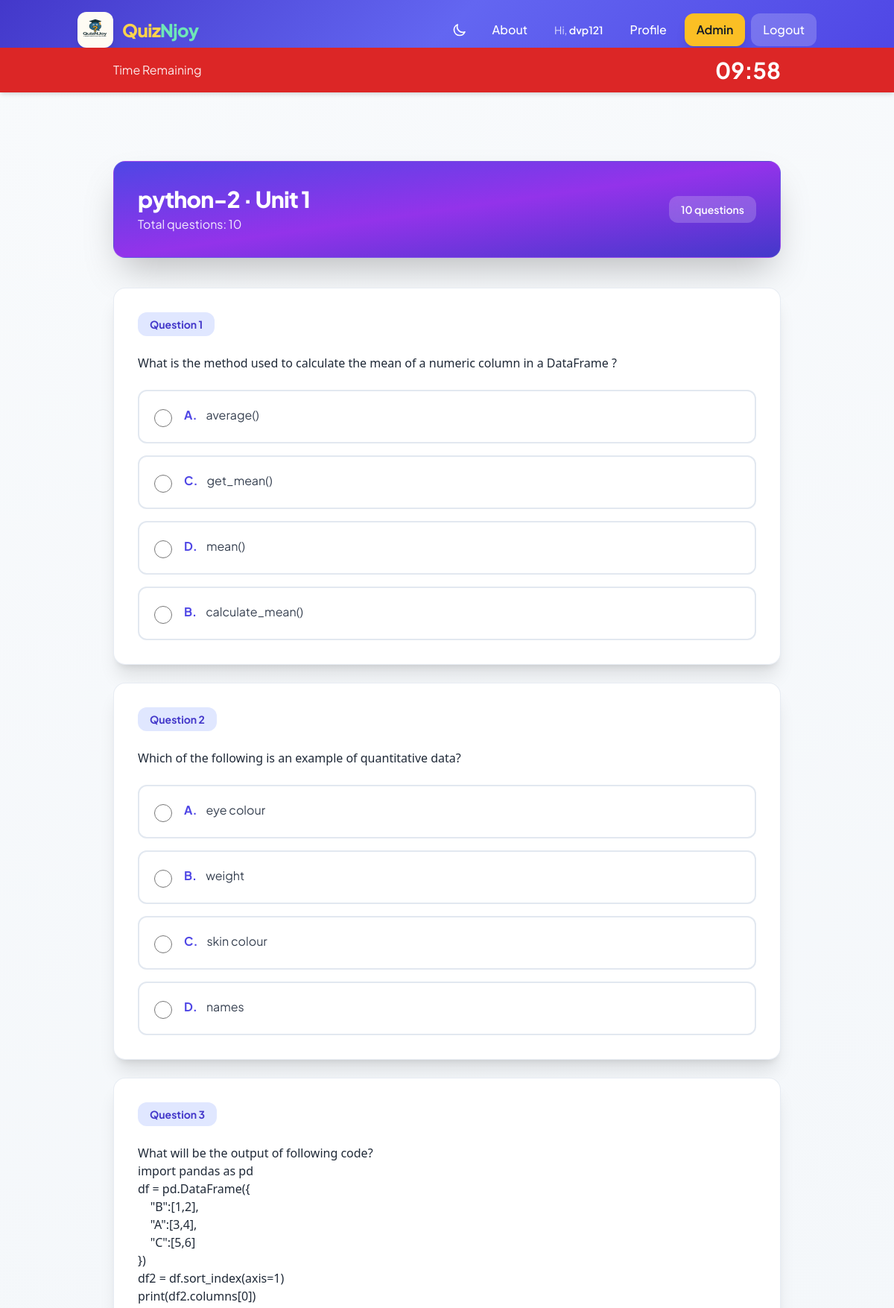
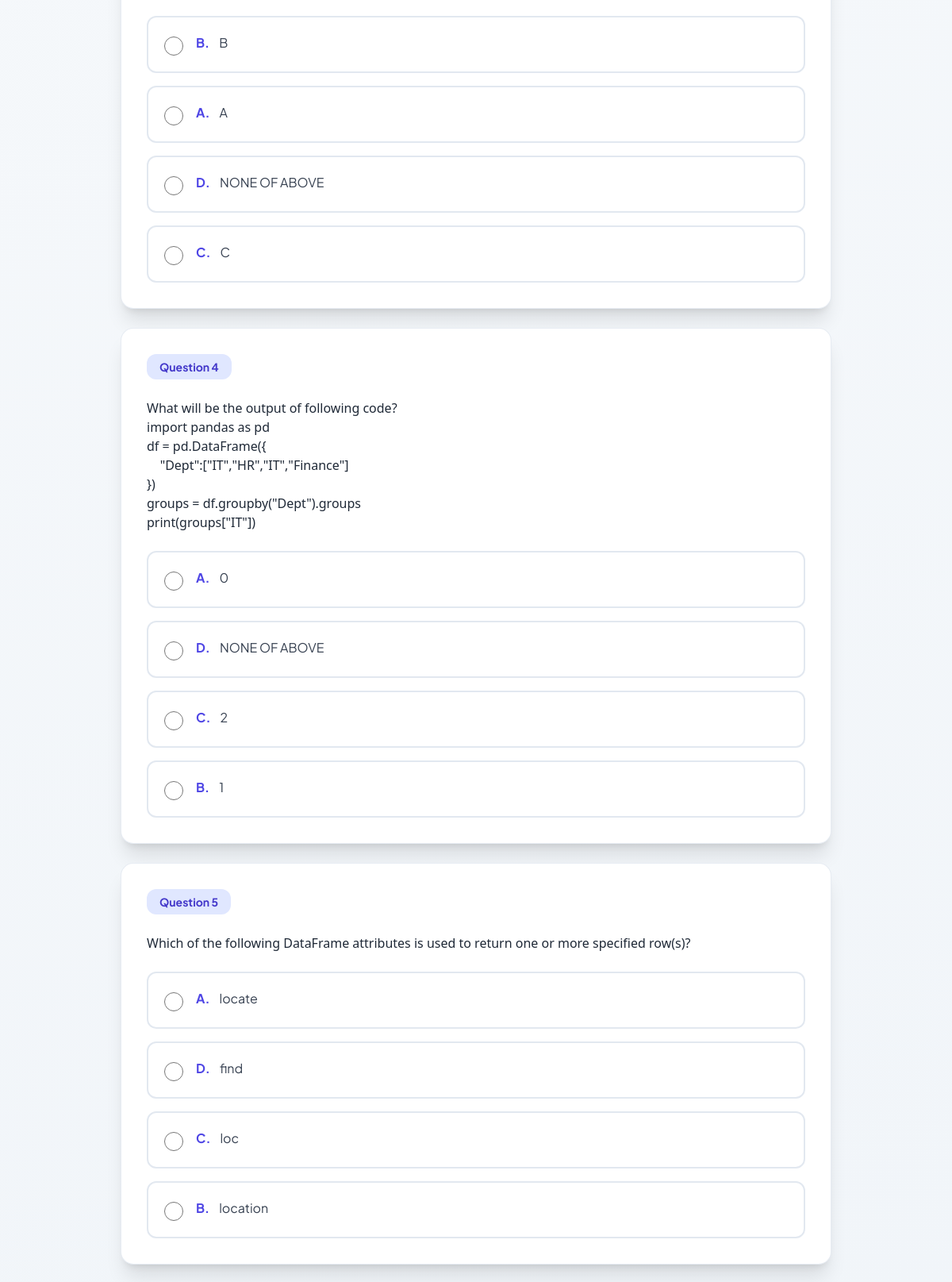
/quiz/subject/16/unit/1/quiz/?mode=random (signed in, upper part), run on the app's committed database (2 pictures, top to bottom).
### semesters/models.py (models this page shows, shortened)
class Subject(models.Model):
    semester = models.ForeignKey(Semester, on_delete=models.CASCADE, related_name='subjects')
    name = models.CharField(max_length=200)
    code = models.CharField(max_length=20, blank=True)
    created_at = models.DateTimeField(auto_now_add=True)
    class Meta:
        ordering = ['semester', 'name']
        unique_together = ['semester', 'name']

class Question(models.Model):
    subject = models.ForeignKey(Subject, on_delete=models.CASCADE, related_name='questions')
    unit = models.IntegerField()
    question_text = models.TextField()
    question_image = models.ImageField(upload_to='question_images/', blank=True, null=True)
    option_a = models.CharField(max_length=500)
    option_b = models.CharField(max_length=500)
    option_c = models.CharField(max_length=500)
    option_d = models.CharField(max_length=500)
    correct_answer = models.CharField(max_length=1, choices=[
        ('A', 'Option A'),
        ('B', 'Option B'),
        ('C', 'Option C'),
        ('D', 'Option D'),
    ])
    explanation = models.TextField(blank=True, help_text='Detailed explanation shown after quiz')
    hint = models.TextField(blank=True, help_text='Optional hint (e.g. step 1)')
    difficulty = models.CharField(max_length=10, choices=DIFFICULTY_CHOICES, default='medium', blank=True)
    tags = models.CharField(max_length=255, blank=True, help_text='Comma-separated: e.g. pandas, numpy')
    status = models.CharField(max_length=20, choices=STATUS_CHOICES, default='published')
    added_by = models.CharField(max_length=100, blank=True)
    verified_by = models.CharField(max_length=100, blank=True)
    created_at = models.DateTimeField(auto_now_add=True)
    updated_at = models.DateTimeField(auto_now=True)
    class Meta:
        ordering = ['subject', 'unit', 'created_at']

### quiz/views.py (the view, shortened to what this page needs)
# urls.py: path('subject/<int:subject_id>/unit/<int:unit>/quiz/', views.take_quiz, name='take_quiz'),
@login_required
def take_quiz(request, subject_id, unit):
    subject = get_object_or_404(Subject, id=subject_id)
    quiz_mode = request.GET.get('mode', 'random')  # Get mode from URL parameter
    continue_quiz = request.GET.get('continue', 'false') == 'true'
    if continue_quiz:
        session_key = f'random_quiz_{subject_id}_{unit}'
        if session_key not in request.session or 'quiz_questions' not in request.session:
            messages.info(request, 'This quiz has already been completed. Starting a new quiz.')
            return redirect('quiz:select_mode', subject_id=subject_id, unit=unit)
    all_questions = list(Question.objects.filter(subject=subject, unit=unit, status='published'))
    if not all_questions:
        messages.error(request, 'No questions available for this unit.')
        return redirect('quiz:select_unit', subject_id=subject_id)
    session_key = f'practice_all_shown_{subject_id}_{unit}'
    if quiz_mode == 'practice_all':
        shown_question_ids = request.session.get(session_key, [])
        available_questions = [q for q in all_questions if q.id not in shown_question_ids]
        if not available_questions:
            messages.info(request, 'You have completed all questions! Starting fresh...')
            request.session[session_key] = []
            available_questions = all_questions
        if len(available_questions) <= 10:
            quiz_questions = available_questions
        else:
            quiz_questions = random.sample(available_questions, 10)
        shown_question_ids.extend([q.id for q in quiz_questions])
        request.session[session_key] = shown_question_ids
        remaining = len(all_questions) - len(shown_question_ids)
        if remaining > 0:
            messages.info(request, f'Practice All Mode: {remaining} questions remaining in this unit.')
        else:
            messages.success(request, 'You have completed all questions in this unit!')
    else:
        session_key = f'random_quiz_{subject_id}_{unit}'
        continue_quiz = request.GET.get('continue', 'false') == 'true'
        has_existing_session = session_key in request.session and 'quiz_questions' in request.session
        if not has_existing_session:
            if len(all_questions) < 10:
                messages.warning(request, f'Only {len(all_questions)} questions available for this unit.')
                quiz_questions = all_questions
            else:
                quiz_questions = random.sample(all_questions, 10)
            request.session[session_key] = {
                'start_time': time.time()
            }
    request.session['quiz_questions'] = [q.id for q in quiz_questions]
    request.session['subject_id'] = subject_id
    request.session['unit'] = unit
    request.session['quiz_mode'] = quiz_mode
    questions_with_order = []
    for q in quiz_questions:
        order = random.sample(['A', 'B', 'C', 'D'], 4)
        options = [{'letter': L, 'text': getattr(q, f'option_{L.lower()}')} for L in order]
        questions_with_order.append({'question': q, 'options': options})
    remaining_time = None
    if quiz_mode == 'random':
        session_key = f'random_quiz_{subject_id}_{unit}'
        if session_key in request.session:
            quiz_data = request.session[session_key]
            start_time = quiz_data.get('start_time')
            if start_time:
                elapsed_time = time.time() - start_time
                remaining_time = max(0, int(600 - elapsed_time))
    return render(request, 'quiz/take_quiz.html', {
        'subject': subject,
        'unit': unit,
        'questions': quiz_questions,
        'questions_with_order': questions_with_order,
        'quiz_mode': quiz_mode,
        'remaining_time': remaining_time
    })

### templates/quiz/take_quiz.html (shortened to what this page needs)
{% extends 'base.html' %}
{% block content %}
{% if quiz_mode == 'random' %}
<div id="timer-container">
    <div class="max-w-4xl mx-auto flex items-center justify-between">
        <div class="text-sm md:text-base opacity-90">Time Remaining</div>
        <div id="timer" class="text-xl md:text-3xl font-bold">10:00</div>
    </div>
</div>
<div class="h-20 md:h-24"></div>
{% endif %}
<div class="max-w-4xl mx-auto">
    <div class="bg-gradient-to-br from-indigo-600 via-purple-600 to-indigo-700 text-white rounded-2xl shadow-2xl p-6 md:p-8 mb-6 md:mb-10 border border-white/10">
        <div class="flex flex-col md:flex-row md:items-center md:justify-between">
            <div>
                <h1 class="text-2xl md:text-3xl font-extrabold mb-1 tracking-tight">{{ subject.name }} · Unit {{ unit }}</h1>
                <p class="text-white/90 text-sm md:text-base">Total questions: {{ questions|length }}</p>
            </div>
            <div class="mt-4 md:mt-0 flex items-center gap-2">
                <span class="bg-white/20 backdrop-blur px-4 py-2 rounded-xl text-sm font-semibold">{{ questions|length }} questions</span>
            </div>
        </div>
    </div>
    <form method="post" action="{% url 'quiz:submit_quiz' %}" id="quiz-form" class="space-y-4 md:space-y-6">
        {% for item in questions_with_order %}
            {% with question=item.question %}
            <div class="bg-white rounded-2xl shadow-xl border border-slate-200/80 p-6 md:p-8 mb-6 overflow-hidden">
                <div class="mb-4 md:mb-6">
                    <span class="inline-flex items-center gap-1.5 bg-indigo-100 text-indigo-700 px-4 py-1.5 rounded-xl text-xs md:text-sm font-bold">
                        Question {{ forloop.counter }}
                    </span>
                </div>
                <div class="text-base md:text-lg text-gray-800 mb-4 md:mb-6">
                    <div class="math-render font-sans text-sm md:text-base">{{ question.question_text }}</div>
                </div>
                <div class="space-y-3 md:space-y-4">
                    {% for opt in item.options %}
                    <label class="flex items-start p-4 md:p-5 border-2 border-slate-200 dark:border-slate-600 rounded-xl cursor-pointer hover:border-indigo-400 hover:bg-indigo-50/50 dark:hover:bg-slate-700/50 transition duration-200 active:bg-indigo-100 has-[:checked]:border-indigo-500 has-[:checked]:bg-indigo-50 dark:has-[:checked]:bg-slate-700">
                        <input type="radio" name="question_{{ question.id }}" value="{{ opt.letter }}" class="w-5 h-5 md:w-6 md:h-6 text-indigo-600 mt-1 flex-shrink-0">
                        <span class="ml-3 md:ml-4 flex items-start w-full">
                            <span class="font-bold text-indigo-600 mr-2 md:mr-3 flex-shrink-0 text-sm md:text-base">{{ opt.letter }}.</span>
                            <div class="math-render text-gray-700 dark:text-slate-300 flex-1 text-sm md:text-base">{{ opt.text }}</div>
                        </span>
                    </label>
                    {% endfor %}
                </div>
            </div>
            {% endwith %}
        {% endfor %}
    </form>
</div>
{% endblock %}

### templates/base.html (shortened to what this page needs)
<!DOCTYPE html>
<html lang="en" class="scroll-smooth">
<head>
    <script src="https://cdn.tailwindcss.com"></script>
    <link rel="stylesheet" href="https://cdn.jsdelivr.net/npm/katex@0.16.9/dist/katex.min.css">
</head>
<body class="dark:bg-slate-900 dark:text-slate-200">
    {% load static %}
    <nav class="nav-glass text-white sticky top-0 z-50 backdrop-blur-md">
        <div class="container mx-auto px-4">
            <div class="flex justify-between items-center py-3 md:py-4">
                <a href="{% url 'home' %}" class="flex items-center gap-2 md:gap-3 group">
                    <img src="{% static 'images/logo.png' %}" alt="QuizNJoy Logo" class="h-10 w-10 md:h-12 md:w-12 rounded-xl group-hover:scale-105 transition-transform duration-300 shadow-lg">
                    <span class="text-xl md:text-2xl font-extrabold tracking-tight">
                        <span class="text-amber-300">Quiz</span><span class="text-emerald-300">Njoy</span>
                    </span>
                </a>
                <div class="hidden md:flex items-center gap-2">
                    <button type="button" id="dark-mode-toggle" class="p-2.5 rounded-xl hover:bg-white/15 transition focus:outline-none focus:ring-2 focus:ring-white/50" aria-label="Toggle dark mode">
                        <svg id="icon-moon" class="w-5 h-5" fill="none" stroke="currentColor" viewBox="0 0 24 24"><path stroke-linecap="round" stroke-linejoin="round" stroke-width="2" d="M20.354 15.354A9 9 0 018.646 3.646 9.003 9.003 0 0012 21a9.003 9.003 0 008.354-5.646z"/></svg>
                    </button>
                    <a href="{% url 'quiz:about_us' %}" class="btn-nav px-4 py-2.5 rounded-xl font-medium">About</a>
                    {% if user.is_authenticated %}
                        <span class="px-3 py-2 text-sm text-white/80">Hi, <span class="font-semibold text-white">{{ user.username }}</span></span>
                        <a href="{% url 'accounts:profile' %}" class="btn-nav px-4 py-2.5 rounded-xl font-medium">Profile</a>
                        {% if user.is_staff %}
                            <a href="{% url 'semesters:admin_dashboard' %}" class="bg-amber-400 hover:bg-amber-500 text-gray-900 px-4 py-2.5 rounded-xl font-semibold transition shadow-lg">Admin</a>
                        {% endif %}
                        <a href="{% url 'accounts:logout' %}" class="bg-white/20 hover:bg-red-500/90 px-4 py-2.5 rounded-xl font-medium transition">Logout</a>
                    {% else %}
                        <a href="{% url 'accounts:login' %}" class="btn-nav px-4 py-2.5 rounded-xl font-medium">Login</a>
                        <a href="{% url 'accounts:signup' %}" class="bg-emerald-400 hover:bg-emerald-500 text-gray-900 px-4 py-2.5 rounded-xl font-semibold transition shadow-lg">Sign Up</a>
                    {% endif %}
                </div>
            </div>
        </div>
    </nav>
    <main class="container mx-auto px-3 sm:px-4 py-6 md:py-10">
        {% block content %}
        {% endblock %}
    </main>
</body>
</html>

### templates/base.html (style rules this page uses)
:root { --color-primary: 99 102 241; --color-primary-dark: 79 70 229; --color-accent: 16 185 129; --color-surface: 248 250 252; --color-card: 255 255 255; --shadow-soft: 0 4px 6px -1px rgb(0 0 0 / 0.05), 0 2px 4px -2px rgb(0 0 0 / 0.05); --shadow-card: 0 10px 15px -3px rgb(0 0 0 / 0.06), 0 4px 6px -4px rgb(0 0 0 / 0.04); --shadow-card-hover: 0 25px 50px -12px rgb(0 0 0 / 0.15); --radius-xl: 1rem; --radius-2xl: 1.5rem; }
body { font-family: 'Plus Jakarta Sans', system-ui, sans-serif; -webkit-font-smoothing: antialiased; -moz-osx-font-smoothing: grayscale; background: linear-gradient(165deg, #f8fafc 0%, #f1f5f9 50%, #e2e8f0 100%); min-height: 100vh; }
.nav-glass { background: linear-gradient(135deg, rgb(67 56 202) 0%, rgb(99 102 241) 50%, rgb(79 70 229) 100%); box-shadow: 0 4px 30px rgba(0,0,0,0.1); }
.btn-nav { transition: all 0.2s ease; }
html { scroll-behavior: smooth; }
.math-render { white-space: pre-wrap; word-wrap: break-word; }

### templates/quiz/take_quiz.html (style rules this page uses)
#timer-container { position: fixed !important; top: 64px !important; left: 0 !important; right: 0 !important; background-color: #dc2626 !important; color: white !important; box-shadow: 0 4px 6px -1px rgba(0, 0, 0, 0.1), 0 2px 4px -1px rgba(0, 0, 0, 0.06) !important; z-index: 9999 !important; padding: 12px 16px !important; width: 100% !important; }

### data on the page
Subject: name "python-2"
Question: question.question_text "What is the method used to calculate the mean of a numeric column in a DataFrame ?", letter "A" "C" "D" "B", text "average()" "get_mean()" "mean()" "calculate_mean()"
Question: question.question_text "Which of the following is an example of quantitative data?", letter "A" "B" "C" "D", text "eye colour" "weight" "skin colour" "names"
Question: question.question_text "What will be the output of following code? import pandas as pd df = pd.DataFrame({ \"B\":[1,2], \"A\":[3,4], \"C\":[5,6] }) df2 = df.sort_index(axis=1) print(df2.columns[0])", letter "B" "A" "D" "C", text "B" "A" "NONE OF ABOVE" "C"
Question: question.question_text "What will be the output of following code? import pandas as pd df = pd.DataFrame({ \"Dept\":[\"IT\",\"HR\",\"IT\",\"Finance\"] }) groups = df.groupby(\"Dept\").groups print(groups[\"IT\"])", letter "A" "D" "C" "B", text "0" "NONE OF ABOVE" "2" "1"
Question: question.question_text "Which of the following DataFrame attributes is used to return one or more specified row(s)?", letter "A" "D" "C" "B", text "locate" "find" "loc" "location"

### other printed values
{{ user.username }} "dvp121"
{{ unit }} "1"
{{ questions|length }} "10"
